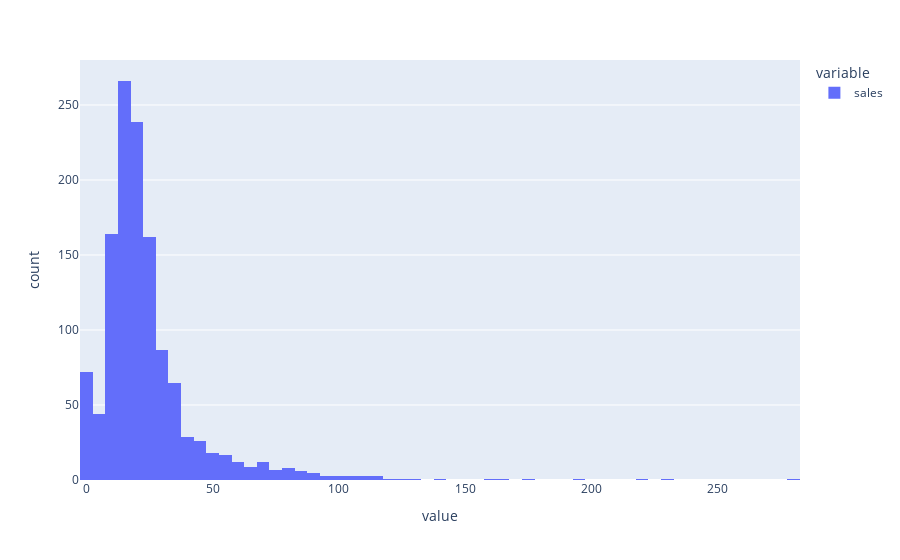

The cell this chart's notebook holds for it:
### Code cell
px.histogram(df.query("store_id=='307222'")['sales'])

### Figure 1 — Plotly figure (JSON) as saved in the notebook; plotly's stock layout.template omitted (floating-point values rounded to 4 significant figures; data arrays with more than 128 entries replaced by an {"elided": "..."} marker saying what was removed)
{"data": [{"alignmentgroup": "True", "bingroup": "x", "hovertemplate": "variable=sales<br>value=%{x}<br>count=%{y}<extra></extra>", "legendgroup": "sales", "marker": {"color": "#636efa", "pattern": {"shape": ""}}, "name": "sales", "offsetgroup": "sales", "orientation": "v", "showlegend": true, "type": "histogram", "x": {"elided": "1274 float values"}, "xaxis": "x", "yaxis": "y"}], "layout": {"barmode": "relative", "legend": {"title": {"text": "variable"}, "tracegroupgap": 0}, "margin": {"t": 60}, "xaxis": {"anchor": "y", "domain": [0, 1], "title": {"text": "value"}}, "yaxis": {"anchor": "x", "domain": [0, 1], "title": {"text": "count"}}}}
